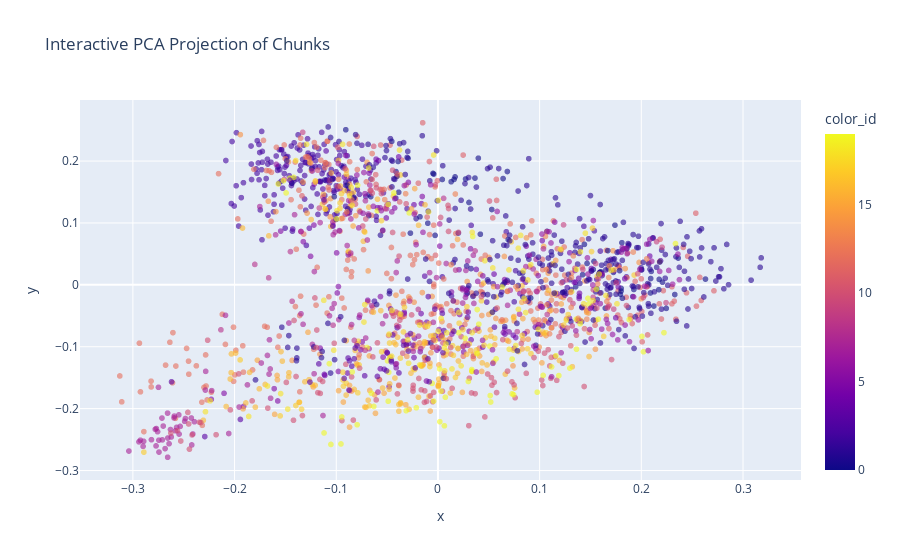

The notebook cell saved with this chart:
### Code cell
fig = px.scatter(
    df,
    x="x",
    y="y",
    color="color_id",
    hover_data=["document", "chunk", "preview"],
    title="Interactive PCA Projection of Chunks"
)
fig.update_traces(marker=dict(size=6, opacity=0.6))
fig.update_layout(showlegend=False)
fig.show()

### Figure 1 — Plotly figure (JSON) as saved in the notebook; plotly's stock layout.template omitted (floating-point values rounded to 4 significant figures; data arrays with more than 128 entries replaced by an {"elided": "..."} marker saying what was removed)
{"data": [{"customdata": {"elided": "1873x3 mixed values"}, "hovertemplate": "x=%{x}<br>y=%{y}<br>document=%{customdata[0]}<br>chunk=%{customdata[1]}<br>preview=%{customdata[2]}<br>color_id=%{marker.color}<extra></extra>", "legendgroup": "", "marker": {"color": {"elided": "1873 int values"}, "coloraxis": "coloraxis", "opacity": 0.6, "size": 6, "symbol": "circle"}, "mode": "markers", "name": "", "showlegend": false, "type": "scattergl", "x": {"elided": "1873 float values"}, "xaxis": "x", "y": {"elided": "1873 float values"}, "yaxis": "y"}], "layout": {"coloraxis": {"colorbar": {"title": {"text": "color_id"}}, "colorscale": [[0, "#0d0887"], [0.1111, "#46039f"], [0.2222, "#7201a8"], [0.3333, "#9c179e"], [0.4444, "#bd3786"], [0.5556, "#d8576b"], [0.6667, "#ed7953"], [0.7778, "#fb9f3a"], [0.8889, "#fdca26"], [1, "#f0f921"]]}, "legend": {"tracegroupgap": 0}, "showlegend": false, "title": {"text": "Interactive PCA Projection of Chunks"}, "xaxis": {"anchor": "y", "domain": [0, 1], "title": {"text": "x"}}, "yaxis": {"anchor": "x", "domain": [0, 1], "title": {"text": "y"}}}}
